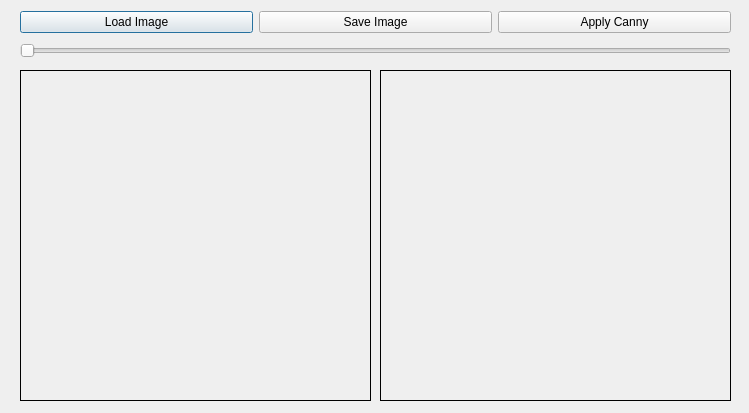
<?xml version="1.0" encoding="UTF-8"?>
<ui version="4.0">
 <class>Dialog</class>
 <widget class="QDialog" name="Dialog">
  <property name="geometry">
   <rect>
    <x>0</x>
    <y>0</y>
    <width>749</width>
    <height>413</height>
   </rect>
  </property>
  <property name="windowTitle">
   <string>Python GUI</string>
  </property>
  <widget class="QLabel" name="lblImage">
   <property name="geometry">
    <rect>
     <x>20</x>
     <y>70</y>
     <width>351</width>
     <height>331</height>
    </rect>
   </property>
   <property name="frameShape">
    <enum>QFrame::Box</enum>
   </property>
   <property name="text">
    <string/>
   </property>
  </widget>
  <widget class="QLabel" name="lblCannyImage">
   <property name="geometry">
    <rect>
     <x>380</x>
     <y>70</y>
     <width>351</width>
     <height>331</height>
    </rect>
   </property>
   <property name="frameShape">
    <enum>QFrame::Box</enum>
   </property>
   <property name="text">
    <string/>
   </property>
  </widget>
  <widget class="QWidget" name="layoutWidget">
   <property name="geometry">
    <rect>
     <x>20</x>
     <y>10</y>
     <width>711</width>
     <height>25</height>
    </rect>
   </property>
   <layout class="QHBoxLayout" name="horizontalLayout">
    <item>
     <widget class="QPushButton" name="btnLoadImage">
      <property name="text">
       <string>Load Image</string>
      </property>
     </widget>
    </item>
    <item>
     <widget class="QPushButton" name="btnSaveImage">
      <property name="text">
       <string>Save Image</string>
      </property>
     </widget>
    </item>
    <item>
     <widget class="QPushButton" name="btnApplyCanny">
      <property name="text">
       <string>Apply Canny</string>
      </property>
     </widget>
    </item>
   </layout>
  </widget>
  <widget class="QSlider" name="cannySlider">
   <property name="geometry">
    <rect>
     <x>20</x>
     <y>40</y>
     <width>711</width>
     <height>22</height>
    </rect>
   </property>
   <property name="orientation">
    <enum>Qt::Horizontal</enum>
   </property>
   <property name="tickInterval">
    <number>10</number>
   </property>
  </widget>
 </widget>
 <resources/>
 <connections/>
</ui>
